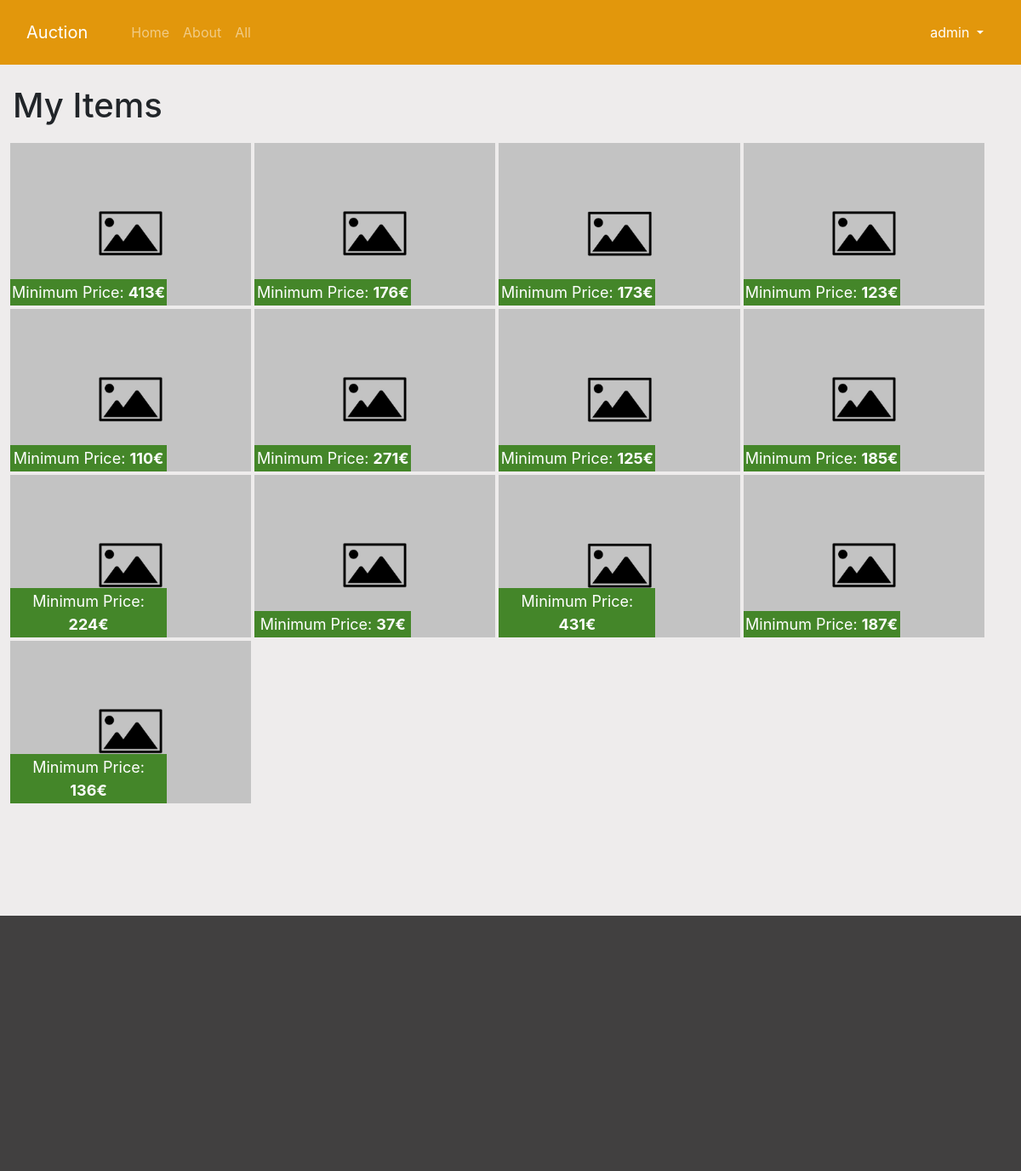
/my-items/1 (signed in), run on the app's committed database.
### app/user.py (models this page shows)
class User(db.Model, UserMixin):
    id = db.Column(db.Integer, primary_key=True)
    username = db.Column(db.String(20), unique=True, nullable=False)
    email = db.Column(db.String(80), unique=True, nullable=False)
    password = db.Column(db.String(80), nullable=False)

### app/item.py (models this page shows)
class Item(db.Model):
    id = db.Column(db.Integer, primary_key=True)
    name = db.Column(db.String(80), nullable=False)
    description = db.Column(db.String(80), nullable=False)
    country = db.Column(db.String(80), nullable=False)
    min_price = db.Column(db.Integer, nullable=False)
    offer = db.relationship('Offer', backref='offer', lazy=True)
    auction_image = db.Column(db.String(256), nullable=False)
    end_day = db.Column(db.DateTime, nullable=False)
    time = db.Column(db.Integer, nullable=False)
    views = db.Column(db.Integer, nullable=False, default=0)
    category_id = db.Column(db.Integer, db.ForeignKey('category.id'), nullable=False)
    user_id = db.Column(db.Integer, db.ForeignKey('user.id'), nullable=False)

### app/controllers/item.py (the view)
@App.route('/my-items/<int:user_id>', methods=['GET'])
@login_required
def items(user_id):
    if user_id == current_user.id:
        items = Item.query.filter_by(user_id=user_id).order_by(Item.id.desc())
        return render_template('my-items.html', title="My Items", items=items)
    flash("You don't have permission", 'danger')
    return redirect(url_for('home'))

### app/user.py (called while the page is built)
@login_manager.user_loader
def load_user(user_id):
    return User.query.get(int(user_id))

### app/templates/my-items.html (shortened to what this page needs)
{% extends 'layout.html' %}
{% block content %}
    <h1>{{title}}</h1>
    <div class="row items">
    {% for item in items %}
    <a href={{url_for('item', item_id=item.id)}} style="background-image: url({{url_for('static', filename='images/'+item.auction_image)}}); background-size: cover;" class="item col-md-3">
        <p class="price">Minimum Price: <span class="font-weight-bold">{{item.min_price}}€</span></p>
    </a>
    {% endfor %}
    </div>
{% endblock content%}

### app/templates/layout.html (shortened to what this page needs)
<!DOCTYPE html>
<html lang="en">
<head>
    <link rel="stylesheet" href="https://stackpath.bootstrapcdn.com/bootstrap/4.3.1/css/bootstrap.min.css">
    <link rel="stylesheet" href="{{ url_for('static', filename='main.css') }}" >
</head>
<body>
        <nav class="navbar navbar-expand-lg navbar-dark text-dark">
            <div class="container">
            <a class="navbar-brand" href="/">Auction</a>
            <div class="collapse navbar-collapse" id="navbarSupportedContent">
            <ul style="margin-left: 17px;" class="navbar-nav mr-auto row">
                    <li class="nav-item">
                    <a class="nav-link" href={{url_for('home')}}>Home</a>
                    <li class="nav-item">
                    <a class="nav-link" href={{url_for('about')}}>About</a>
                    </li>
                    </li>
                    <li class="nav-item">
                    <a class="nav-link" href={{url_for('all')}}>All</a>
                    </li>
                </ul>
                {% if current_user.is_authenticated %}
                <div class="dropdown">
                    <button class="text-white btn dropdown-toggle" type="button" id="dropdownMenuButton" data-toggle="dropdown" aria-haspopup="true" aria-expanded="false">
                    {{current_user.username}}
                    </button>
                </div>
                {% else %}
                    <a class="nav-link text-white" href={{url_for('login')}}>Login</a>
                    <a class="nav-link text-white" href={{url_for('register')}}>Register</a>
                {% endif %}
                </div>
            </div>
        </nav>
    <div class="container mt-4">
        {% block content %}
        {% endblock %}
    </div>
    <footer>
    </footer>
</body>
</html>

### app/static/main.css (style rules this page uses)
body { background-color: rgb(238, 236, 236); }
.container:nth-child(2) { min-height: 50vh; }
nav, .infobar { background-color: rgb(226, 151, 12); }
@media (min-width: 1200px) { .container { max-width: 1400px; } }
.item { height: 191px; margin: 2px; position: relative; }
.item .price { background-color: #448629; width: 65%; position: absolute; bottom: 0; margin: 0; padding: 2px; font-size: 18px; left: 0; color: #fff; z-index: 1; }
.col-md-3 { padding: 0; }
.item { text-align: center; }
@media (min-width: 768px) { .col-md-3 { flex: 0 0 24%; max-width: 25%; } }
.row { padding: 10px; }
footer { margin: 120px 0 0 0; background-color: #414040; height: 300px; }

### data on the page
User: username "admin"
Item: auction_image (placeholder picture), min_price "413"
Item: auction_image (placeholder picture), min_price "176"
Item: auction_image (placeholder picture), min_price "173"
Item: auction_image (placeholder picture), min_price "123"
Item: auction_image (placeholder picture), min_price "110"
Item: auction_image (placeholder picture), min_price "271"
Item: auction_image (placeholder picture), min_price "125"
Item: auction_image (placeholder picture), min_price "185"
Item: auction_image (placeholder picture), min_price "224"
Item: auction_image (placeholder picture), min_price "37"
Item: auction_image (placeholder picture), min_price "431"
Item: auction_image (placeholder picture), min_price "187"
Item: auction_image (placeholder picture), min_price "136"

### other printed values
{{ title }} "My Items"
